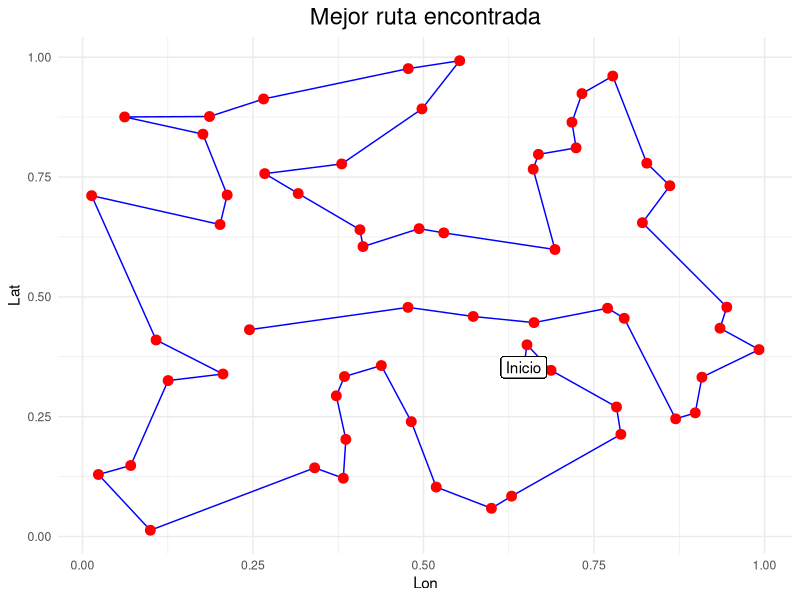

Write R code to recreate this figure.
library(TSP) 
library(geosphere)
library(ggplot2)

#-------Simular 60 ciudades-------------------
set.seed(1)
cords <- data.frame(lon = runif(60),lat = runif(60))

#-------Calclar la matriz de distancia--------
distance <- distm(cords, fun = distHaversine)

#Obtener mehor ruta
res <- solve_TSP(TSP(distance),method = "two_opt", start=1L)


orden <- as.integer(res) #Orden de la ruta 

#Graficar los resultados
ruta <- data.frame(
  X = cords$lon[orden],
  Y = cords$lat[orden]
)

ggplot(data = ruta) +
  geom_path(aes(x = X, y = Y), color = "blue") +
  geom_point(aes(x = X, y = Y), color = "red", size = 3) +
  theme_minimal() + 
  geom_label(aes(x = ruta[1,1], y = ruta[1,2], label = "Inicio")) + 
  labs(title = "Mejor ruta encontrada",
       x = "Lon", y = "Lat") + 
  theme(plot.title=element_text(hjust=0.5,size=17)) 
